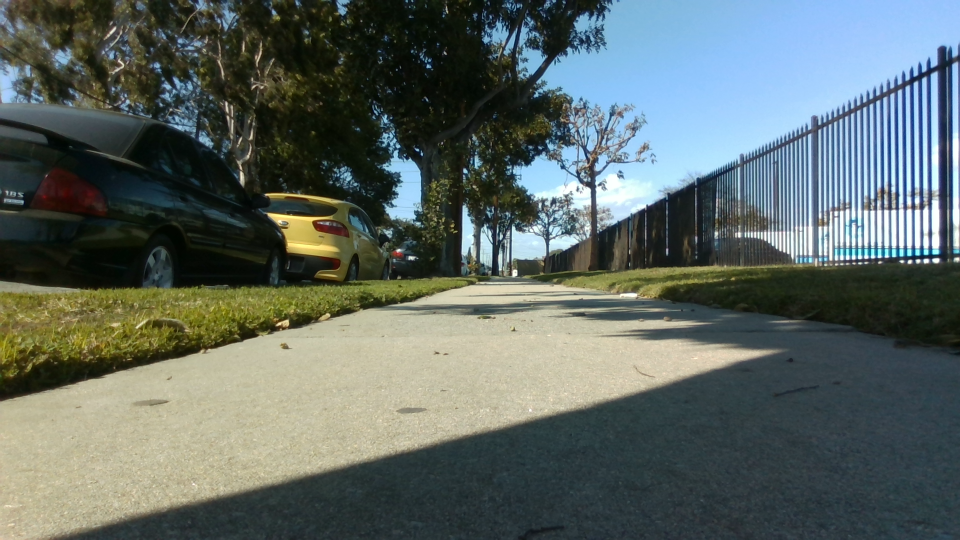
#> input picture D435/walk.png, 1920 x 1080 px (shown at 1/2 size)
$ python PixelPoints.py
#> lines starting #> are read from the running program, lines starting #| are printed output that depends on the picture; after the words box and inside, x2 and y2 are one past the last pixel; in counts of white or black regions, pixels touching at a corner belong together
import numpy as np
import cv2
from matplotlib import pyplot as plt

img = cv2.imread('D435/walk.png')
#> img is the input picture: shape (1080, 1920, 3); mean B, G, R 100.2, 104.3, 93.3
# img = cv2.imread('L515/walk.png')
mask = np.zeros(img.shape[:2],np.uint8)

bgdModel = np.zeros((1,65),np.float64)
fgdModel = np.zeros((1,65),np.float64)

# newmask is the mask image I manually labelled
newmask = cv2.imread('D435/walkm.png',0)
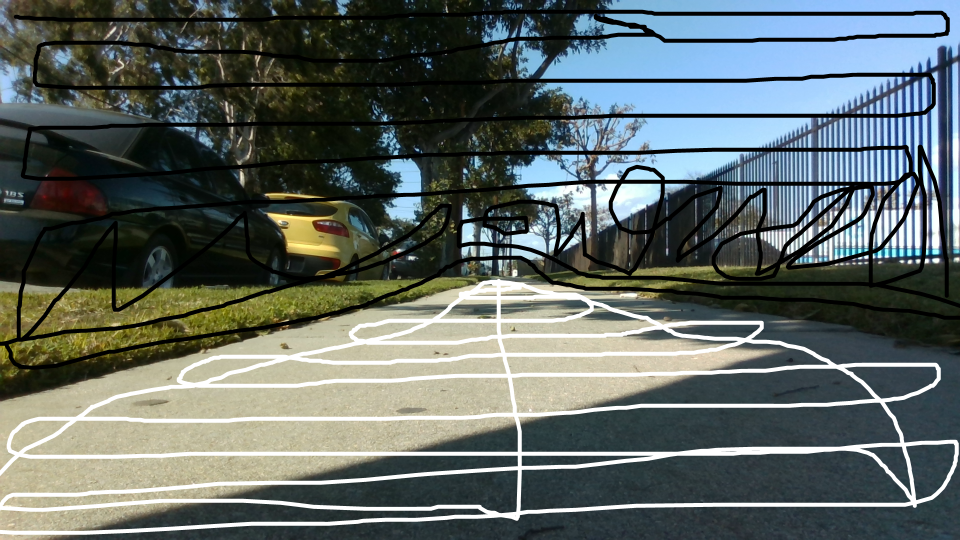
#> input picture D435/walkm.png, 1920 x 1080 px (shown at 1/2 size)
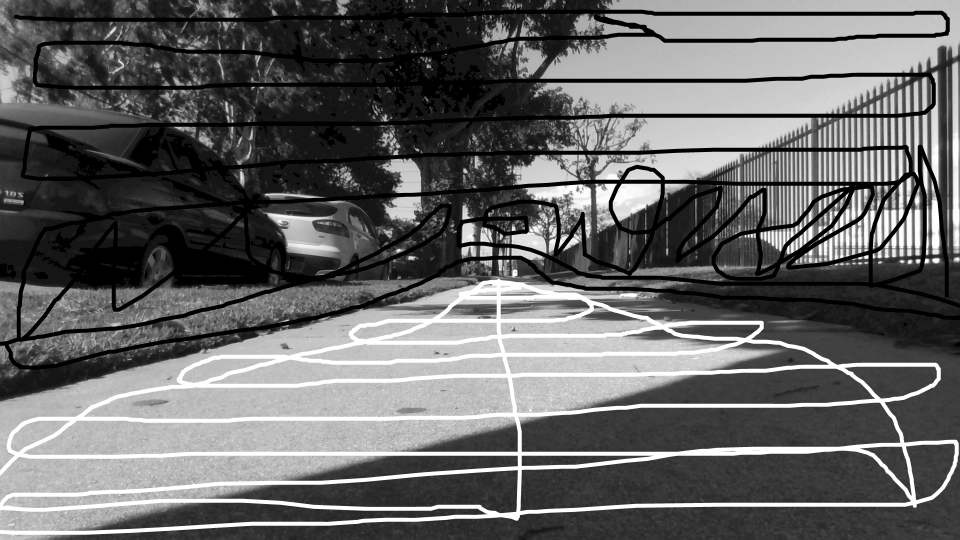
#> newmask: shape (1080, 1920) (shown at 1/2 size); min 0, max 255, mean 101.1


# whereever it is marked white (sure foreground), change mask=1
# whereever it is marked black (sure background), change mask=0
mask = np.where(((newmask>0) & (newmask<255)),cv2.GC_PR_FGD,0).astype('uint8')
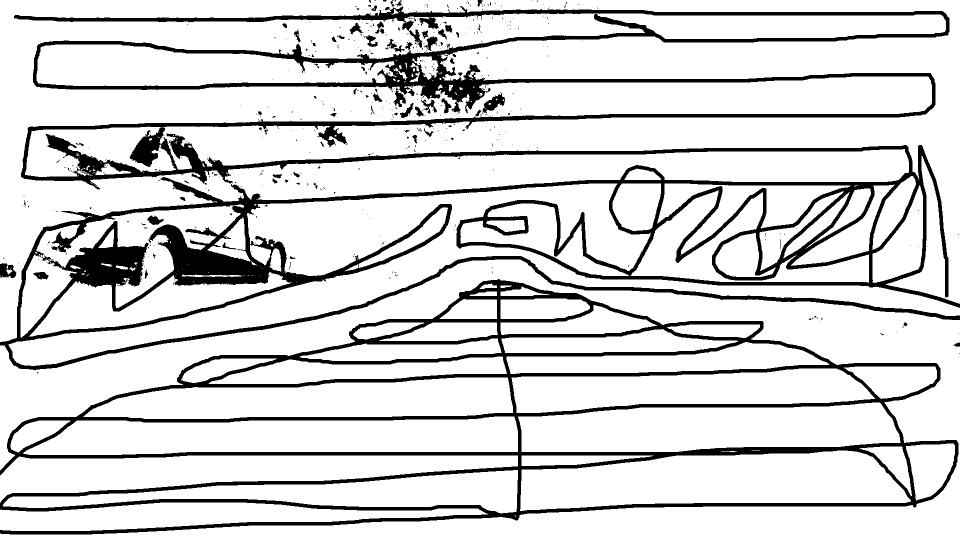
#> mask: shape (1080, 1920) (shown at 1/2 size); values 0 (black) and 3 (white), 84.2% white; 535 black regions (468 under 20 px), largest, box (x1, y1, x2, y2) and area: (0, 12, 1920, 740) 210155, (0, 558, 1917, 1069) 108681, (965, 187, 1010, 226) 828
mask[newmask == 0] = 0 #black
mask[newmask == 255] = 1 #white
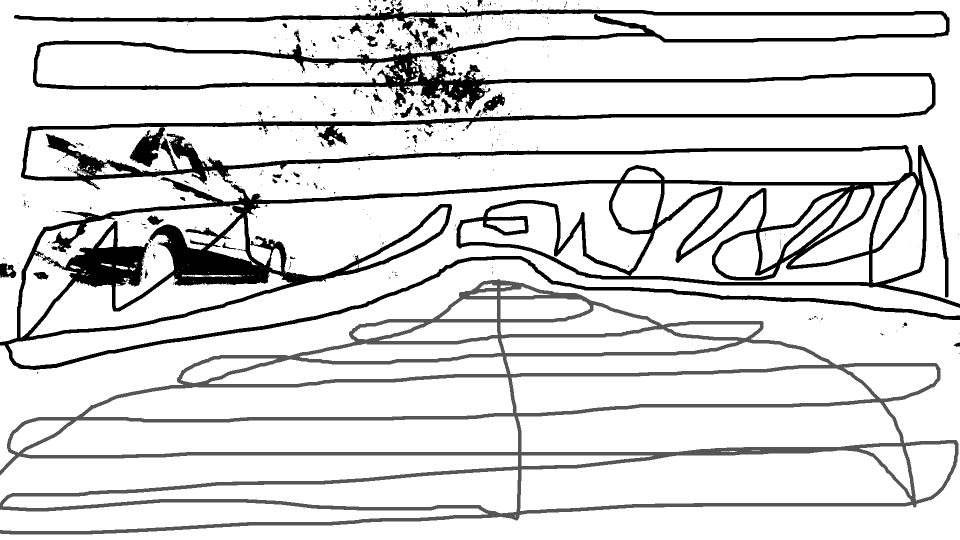
#> mask: shape (1080, 1920) (shown at 1/2 size); 5.24% of pixels changed, all inside (x1, y1, x2, y2) = (0, 421, 1917, 1069); drawn with min black and max white

cv2.grabCut(img,mask,None,bgdModel,fgdModel,5,cv2.GC_INIT_WITH_MASK)
mask2 = np.where((mask==2)|(mask==0),0,1).astype('uint8')
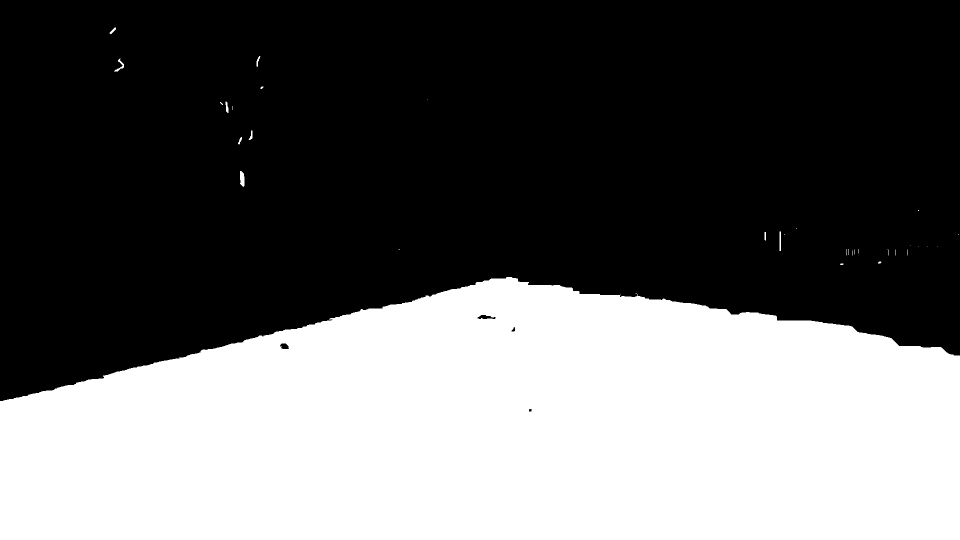
#> mask2: shape (1080, 1920) (shown at 1/2 size); values 0 (black) and 1 (white), 39.6% white; 33 white regions (21 under 20 px), largest, box (x1, y1, x2, y2) and area: (0, 554, 1920, 1080) 819349, (480, 342, 489, 374) 232, (228, 117, 248, 143) 139
img2 = img*mask2[:,:,np.newaxis]
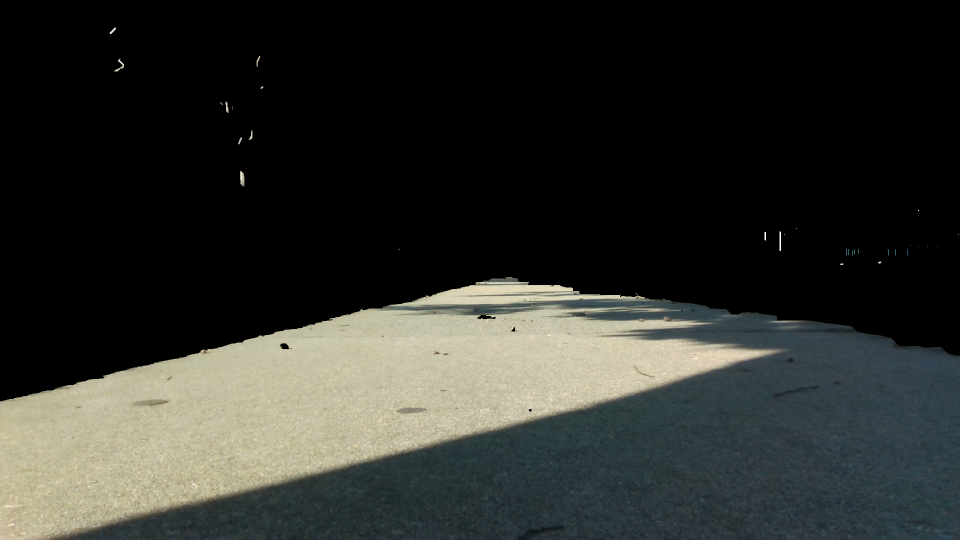
#> img2: shape (1080, 1920, 3) (shown at 1/2 size); mean B, G, R 42.7, 47.1, 45.4

# to find horizontal displacement
result = np.where(mask2[150] == 1)
#> result = (empty array,)

# font
font = cv2.FONT_HERSHEY_SIMPLEX

# org
org = (10, 30)

# fontScale
fontScale = 1

# Blue color in BGR
color = (255, 0, 0)

# Line thickness of 2 px
thickness = 2
# text = 'Width: ' + str(euclid)
# text = 'Pixel Distance: ' + str(euclid)
# Using cv2.putText() method
# img3 = cv2.putText(img2, text, org, font,
#                     fontScale, color, thickness, cv2.LINE_AA)

def mousePoint(event, x, y, flags, params):
    h, w, c = img.shape
    global x_star, x_end, y_start, y_end, width, mInInches
    # [6 lines of commented-out code are left out]
    if event == cv2.EVENT_LBUTTONDOWN:
        cv2.circle(img2, (x, y), 3, (0, 0, 255), 3, cv2.FILLED)
        print(x, y)
        x_star = x
        y_start = y
        # print(x_star, y_start)
        # points.append((x, y))
        # if len(points) >= 2:

        cv2.line(img2, pt1=(x, y), pt2=(2000, y), color = (255, 0, 0), thickness=1)
        # cv2.circle(img2, (x, y), 3, (0, 0, 255), 3, cv2.FILLED)
        cv2.line(img2, pt1=(x, y), pt2=(x, 2000), color=(255, 0, 0), thickness=1)
        cv2.imshow('Image', img2)
        # print(h, w, c)
    elif event == cv2.EVENT_RBUTTONDOWN:
        cv2.circle(img2, (x, y), 3, (0, 0, 255), 3, cv2.FILLED)
        cv2.line(img2, pt1=(x, y), pt2=(x, 2000), color=(255, 0, 0), thickness=1)
        # points.clear()
        print(x, y)


# [12 lines of commented-out code are left out]
screen_res = 1280, 720
scale_width = screen_res[0] / img.shape[1]
#> scale_width = 0.667
scale_height = screen_res[1] / img.shape[0]
#> scale_height = 0.667
scale = min(scale_width, scale_height)
#> scale = 0.667
#resized window width and height
window_width = int(img.shape[1] * scale)
#> window_width = 1280
window_height = int(img.shape[0] * scale)
#> window_height = 720

cv2.namedWindow('Image', cv2.WINDOW_NORMAL)
cv2.resizeWindow('Image', window_width, window_height)

cv2.imshow('Image', img2)
# points = []
cv2.setMouseCallback('Image', mousePoint)
cv2.waitKey(0)
plt.show()
